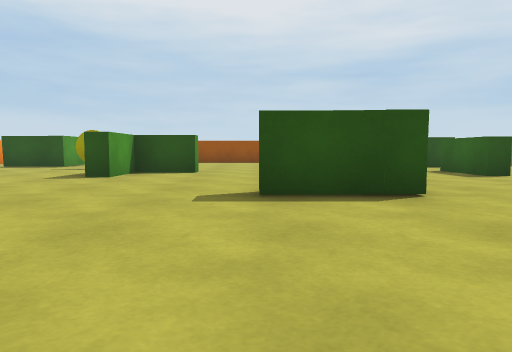
[1] (above)

21 first-person views from a walk through a scene from a Unity 3-D project. The camera is 0.55 m above the floor, tilts 4° down and sees 70° across. The floor is counted in squares, 1 m on a side. Each view is taken from the middle of a square. On the plan, view 1 faces up. The plan holds only what a view shows up to about 9 squares ahead; the rest is blank. The player character is not drawn.

[2]
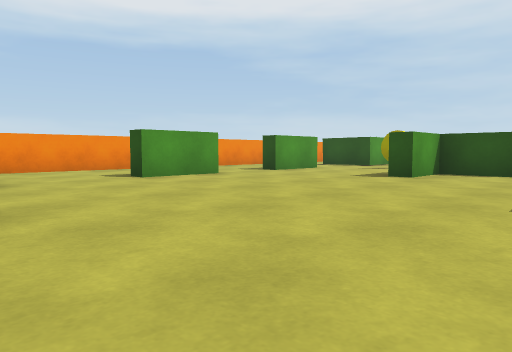

[3]
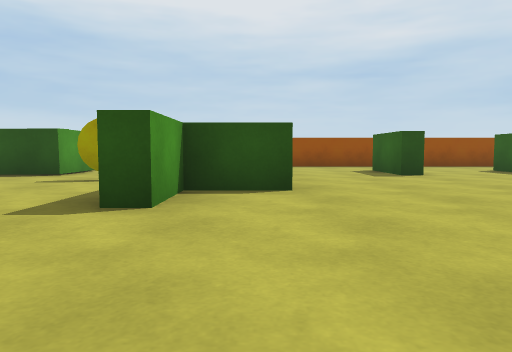

[4]
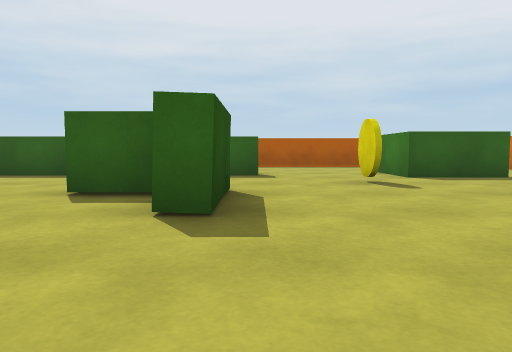

[5]
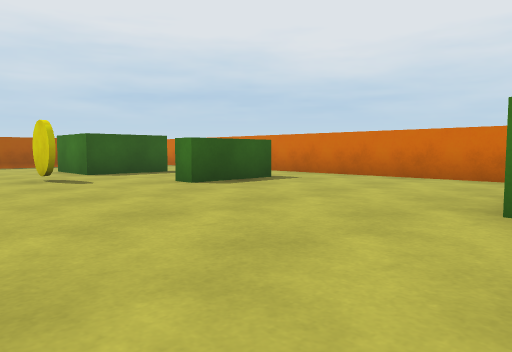

[6]
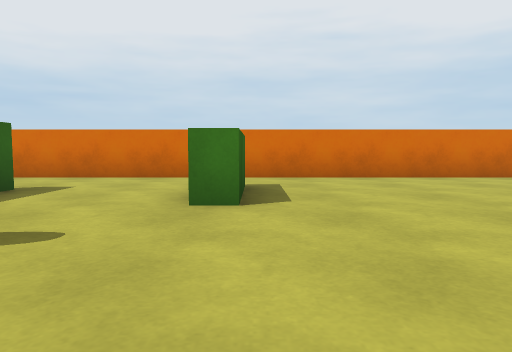

[7]
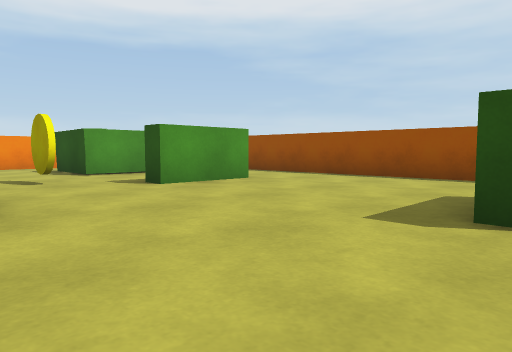

[8]
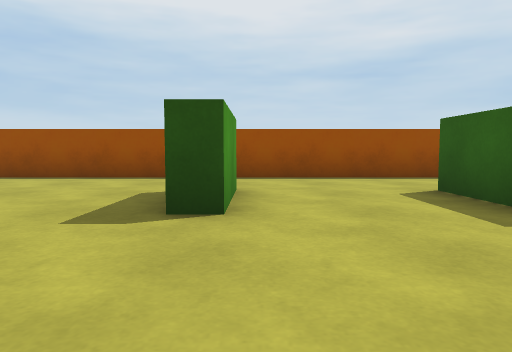

[9]
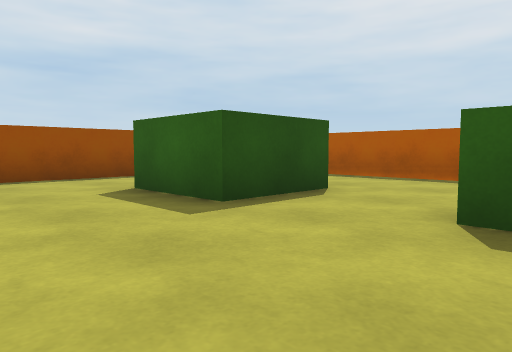

[10]
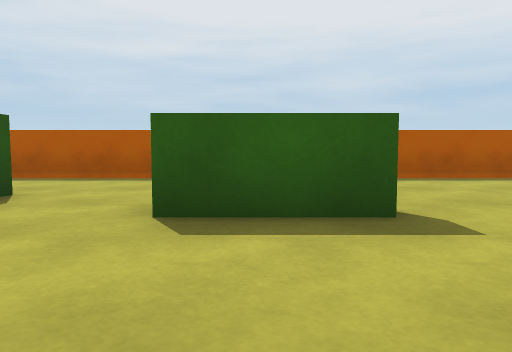

[11]
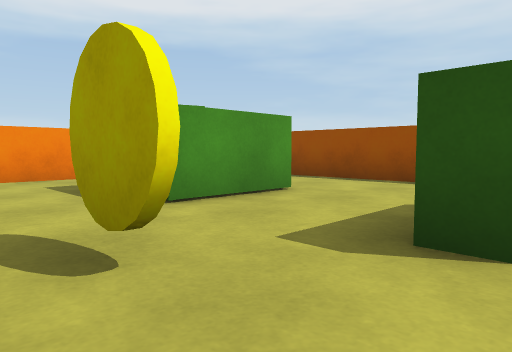

[12]
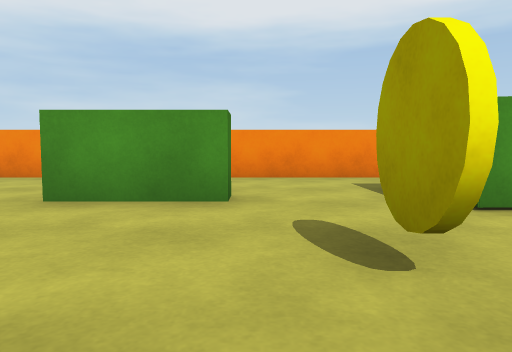

[13]
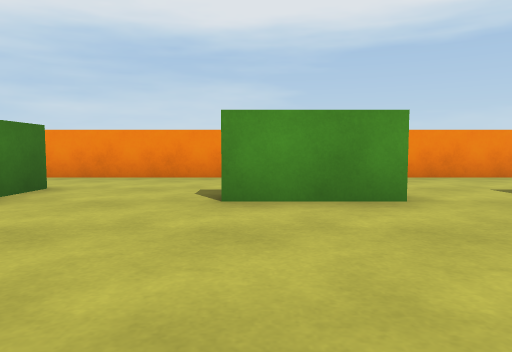

[14]
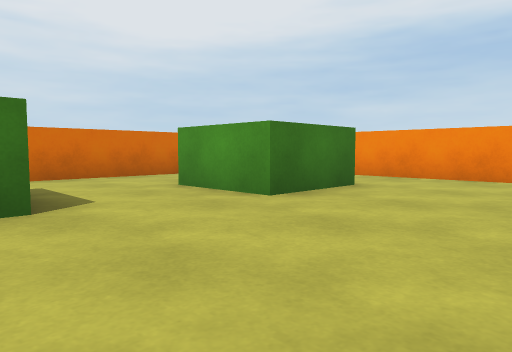

[15]
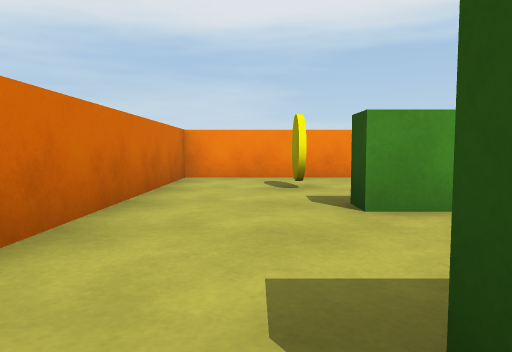

[16]
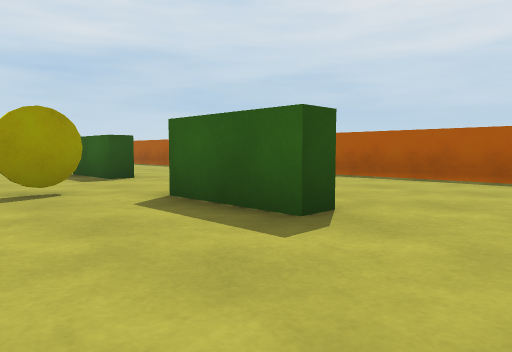

[17]
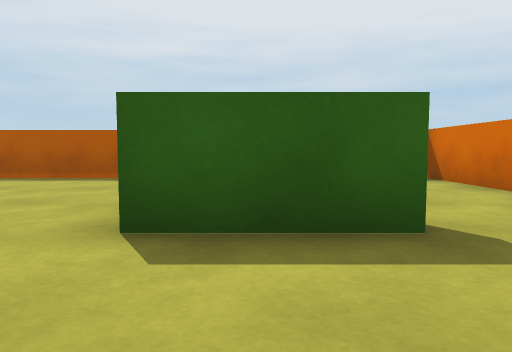

[18]
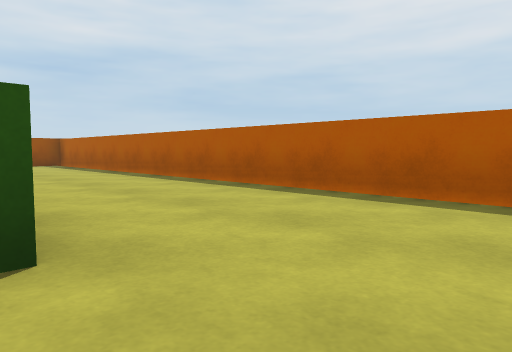

[19]
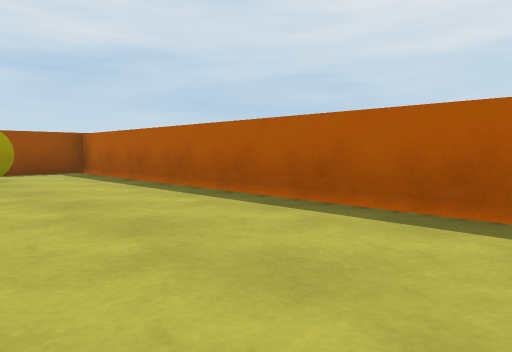

[20]
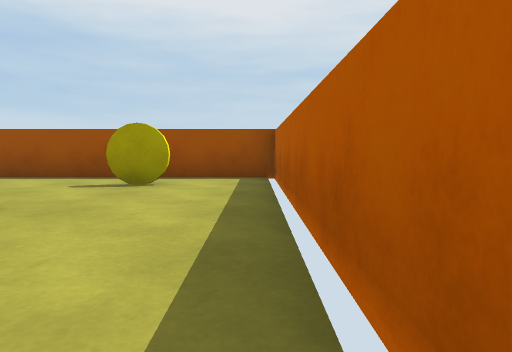

[21]
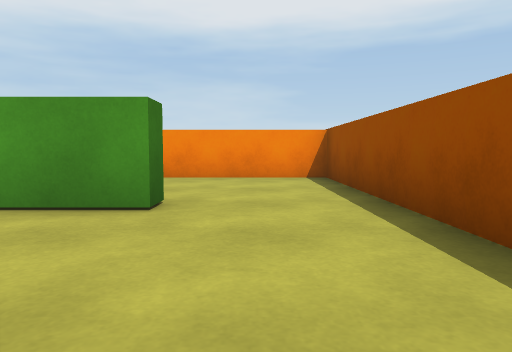

### Floor plan
Points are (right, up) in squares from view 1. A wall is a line through its corners. A room is listed if a view was taken in it or the views show most of it. See-through windows are left out.
Room 1 (views 1, 2, 3, 4, 5, 6, 7, 8, 9, 10, 11, 12, 13, 14, 15, 16, 17, 18, 21)
walls: (1.5, 5.2) (1.5, 6.4); (2.1, 4.4) (0, 4.4) (0, 4.9); (-1.4, 9) (-3, 9) (-3, 7.5) (-3.5, 7.5); (5.5, 7.8) (5, 7.8) (5, 9.9); (5.5, 3.9) (5, 3.9) (5, 5.6); (-3.9, 0.4) (-3.2, 0.4); (-6.9, 5.8) (-6.9, 3.6); (1.2, -1.6) (1.2, 0.4) (1.8, 0.4); (-6.9, 9.7) (-6.9, 7.6); (1.7, 14.1) (1.7, 12.1) (1.2, 12.1) (1.2, 13.1); (5.6, 12.1) (4.4, 12.1) (4.4, 14.1); (5, -1.1) (4.4, -1.1) (4.4, 1) (6, 1); (-3.3, 14.1) (-3.3, 12.1) (-3.9, 12.1); (-3.5, -3.4) (5.4, -3.4); (5.5, 16.4) (-3.4, 16.4)
ways out: opening at (5, -2.5) to room 2; opening at (5, 2.5) to room 2; opening at (5, 6.5) to room 2; opening at (5, 10.5) to room 2; opening at (5, 15.5) to room 2; opening at (-7, 2.5) to room 3; opening at (-7, 6.5) to room 3; opening at (-7, 10.5) to room 3; opening at (-5.5, -0.5) to room 4; opening at (-4, -2.5) to room 4; opening at (-5.5, 13.5) to room 5; opening at (-4, 15.5) to room 5
objects: yellow coin (-5, 11); yellow coin (3, 2)
Room 2 (views 19, 20)
walls: (9.4, 2.8) (9.4, 16.4) (5.5, 16.4); (6.6, 12.1) (5.6, 12.1); (9.4, -1.8) (9.4, 1.8); (5.4, -3.4) (9.4, -3.4)
ways out: opening at (5, -2.5) to room 1; opening at (5, 2.5) to room 1; opening at (5, 6.5) to room 1; opening at (5, 10.5) to room 1; opening at (5, 15.5) to room 1
objects: yellow coin (7, 15)
Room 3 (no view inside)
walls: (-7.4, 9.7) (-6.9, 9.7); (-6.9, 3.6) (-7.5, 3.6); (-6.3, 12.1) (-7.8, 12.1); (-8.4, 1) (-6.3, 1); (-6.9, 14) (-6.3, 14); (-6.3, -1.1) (-6.9, -1.1); (-6.5, 16.4) (-10.4, 16.4) (-10.4, -3.4) (-6.4, -3.4)
ways out: opening at (-7, 2.5) to room 1; opening at (-7, 6.5) to room 1; opening at (-7, 10.5) to room 1; opening at (-7, -2.5) to room 4; opening at (-7, 15.5) to room 5
objects: yellow coin (-9, -1) to (-8, -1)
Room 4 (no view inside)
walls: (-6.4, -3.4) (-3.5, -3.4); (-6.3, 1) (-6.3, -1.1)
ways out: opening at (-5.5, -0.5) to room 1; opening at (-4, -2.5) to room 1; opening at (-7, -2.5) to room 3
Room 5 (no view inside)
walls: (-5, 16.4) (-6.5, 16.4); (-6.3, 14) (-6.3, 12.1)
ways out: opening at (-5.5, 13.5) to room 1; opening at (-4, 15.5) to room 1; opening at (-7, 15.5) to room 3

Positions as (right, up) in squares from view 1, and headings:
1: (0, 0), facing up
2: (0, 0), facing up-left
3: (-2, 4), facing up
4: (-3, 4), facing right
5: (-4, 4), facing down-right
6: (1, 4), facing down
7: (2, 9), facing up-left
8: (2, 9), facing up
9: (2, 9), facing up-right
10: (2, 9), facing right
11: (-3, 10), facing up-left
12: (-3, 10), facing left
13: (-3, 4), facing left
14: (-3, 4), facing down-left
15: (-3, -2), facing left
16: (2, -3), facing up-right
17: (2, 0), facing right
18: (5, 2), facing up-right
19: (6, 7), facing up-right
20: (9, 9), facing up
21: (-3, 15), facing left
